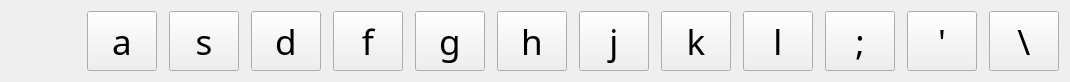
  <widget class="QWidget" name="layoutWidget">
   <property name="geometry">
    <rect>
     <x>10</x>
     <y>160</y>
     <width>1062</width>
     <height>62</height>
    </rect>
   </property>
   <property name="font">
    <font>
     <family>PT Sans</family>
     <pointsize>24</pointsize>
    </font>
   </property>
   <layout class="QHBoxLayout" name="hlRow2">
    <property name="spacing">
     <number>12</number>
    </property>
    <item>
     <spacer name="horizontalSpacer_4">
      <property name="font">
       <font>
        <family>PT Sans</family>
        <pointsize>24</pointsize>
       </font>
      </property>
      <property name="orientation">
       <enum>Qt::Horizontal</enum>
      </property>
      <property name="sizeType">
       <enum>QSizePolicy::Fixed</enum>
      </property>
      <property name="sizeHint" stdset="0">
       <size>
        <width>76</width>
        <height>20</height>
       </size>
      </property>
     </spacer>
    </item>
    <item>
     <widget class="QToolButton" name="KEY_A">
      <property name="sizePolicy">
       <sizepolicy hsizetype="MinimumExpanding" vsizetype="MinimumExpanding">
        <horstretch>0</horstretch>
        <verstretch>0</verstretch>
       </sizepolicy>
      </property>
      <property name="minimumSize">
       <size>
        <width>70</width>
        <height>60</height>
       </size>
      </property>
      <property name="maximumSize">
       <size>
        <width>70</width>
        <height>60</height>
       </size>
      </property>
      <property name="font">
       <font>
        <family>PT Sans</family>
        <pointsize>26</pointsize>
       </font>
      </property>
      <property name="focusPolicy">
       <enum>Qt::NoFocus</enum>
      </property>
      <property name="text">
       <string>a</string>
      </property>
     </widget>
    </item>
    <item>
     <widget class="QToolButton" name="KEY_S">
      <property name="sizePolicy">
       <sizepolicy hsizetype="MinimumExpanding" vsizetype="MinimumExpanding">
        <horstretch>0</horstretch>
        <verstretch>0</verstretch>
       </sizepolicy>
      </property>
      <property name="minimumSize">
       <size>
        <width>70</width>
        <height>60</height>
       </size>
      </property>
      <property name="maximumSize">
       <size>
        <width>70</width>
        <height>60</height>
       </size>
      </property>
      <property name="font">
       <font>
        <family>PT Sans</family>
        <pointsize>26</pointsize>
       </font>
      </property>
      <property name="focusPolicy">
       <enum>Qt::NoFocus</enum>
      </property>
      <property name="text">
       <string>s</string>
      </property>
     </widget>
    </item>
    <item>
     <widget class="QToolButton" name="KEY_D">
      <property name="sizePolicy">
       <sizepolicy hsizetype="MinimumExpanding" vsizetype="MinimumExpanding">
        <horstretch>0</horstretch>
        <verstretch>0</verstretch>
       </sizepolicy>
      </property>
      <property name="minimumSize">
       <size>
        <width>70</width>
        <height>60</height>
       </size>
      </property>
      <property name="maximumSize">
       <size>
        <width>70</width>
        <height>60</height>
       </size>
      </property>
      <property name="font">
       <font>
        <family>PT Sans</family>
        <pointsize>26</pointsize>
       </font>
      </property>
      <property name="focusPolicy">
       <enum>Qt::NoFocus</enum>
      </property>
      <property name="text">
       <string>d</string>
      </property>
     </widget>
    </item>
    <item>
     <widget class="QToolButton" name="KEY_F">
      <property name="sizePolicy">
       <sizepolicy hsizetype="MinimumExpanding" vsizetype="MinimumExpanding">
        <horstretch>0</horstretch>
        <verstretch>0</verstretch>
       </sizepolicy>
      </property>
      <property name="minimumSize">
       <size>
        <width>70</width>
        <height>60</height>
       </size>
      </property>
      <property name="maximumSize">
       <size>
        <width>70</width>
        <height>60</height>
       </size>
      </property>
      <property name="font">
       <font>
        <family>PT Sans</family>
        <pointsize>26</pointsize>
       </font>
      </property>
      <property name="focusPolicy">
       <enum>Qt::NoFocus</enum>
      </property>
      <property name="text">
       <string>f</string>
      </property>
     </widget>
    </item>
    <item>
     <widget class="QToolButton" name="KEY_G">
      <property name="sizePolicy">
       <sizepolicy hsizetype="MinimumExpanding" vsizetype="MinimumExpanding">
        <horstretch>0</horstretch>
        <verstretch>0</verstretch>
       </sizepolicy>
      </property>
      <property name="minimumSize">
       <size>
        <width>70</width>
        <height>60</height>
       </size>
      </property>
      <property name="maximumSize">
       <size>
        <width>70</width>
        <height>60</height>
       </size>
      </property>
      <property name="font">
       <font>
        <family>PT Sans</family>
        <pointsize>26</pointsize>
       </font>
      </property>
      <property name="focusPolicy">
       <enum>Qt::NoFocus</enum>
      </property>
      <property name="text">
       <string>g</string>
      </property>
     </widget>
    </item>
    <item>
     <widget class="QToolButton" name="KEY_H">
      <property name="sizePolicy">
       <sizepolicy hsizetype="MinimumExpanding" vsizetype="MinimumExpanding">
        <horstretch>0</horstretch>
        <verstretch>0</verstretch>
       </sizepolicy>
      </property>
      <property name="minimumSize">
       <size>
        <width>70</width>
        <height>60</height>
       </size>
      </property>
      <property name="maximumSize">
       <size>
        <width>70</width>
        <height>60</height>
       </size>
      </property>
      <property name="font">
       <font>
        <family>PT Sans</family>
        <pointsize>26</pointsize>
       </font>
      </property>
      <property name="focusPolicy">
       <enum>Qt::NoFocus</enum>
      </property>
      <property name="text">
       <string>h</string>
      </property>
     </widget>
    </item>
    <item>
     <widget class="QToolButton" name="KEY_J">
      <property name="sizePolicy">
       <sizepolicy hsizetype="MinimumExpanding" vsizetype="MinimumExpanding">
        <horstretch>0</horstretch>
        <verstretch>0</verstretch>
       </sizepolicy>
      </property>
      <property name="minimumSize">
       <size>
        <width>70</width>
        <height>60</height>
       </size>
      </property>
      <property name="maximumSize">
       <size>
        <width>70</width>
        <height>60</height>
       </size>
      </property>
      <property name="font">
       <font>
        <family>PT Sans</family>
        <pointsize>26</pointsize>
       </font>
      </property>
      <property name="focusPolicy">
       <enum>Qt::NoFocus</enum>
      </property>
      <property name="text">
       <string>j</string>
      </property>
     </widget>
    </item>
    <item>
     <widget class="QToolButton" name="KEY_K">
      <property name="sizePolicy">
       <sizepolicy hsizetype="MinimumExpanding" vsizetype="MinimumExpanding">
        <horstretch>0</horstretch>
        <verstretch>0</verstretch>
       </sizepolicy>
      </property>
      <property name="minimumSize">
       <size>
        <width>70</width>
        <height>60</height>
       </size>
      </property>
      <property name="maximumSize">
       <size>
        <width>70</width>
        <height>60</height>
       </size>
      </property>
      <property name="font">
       <font>
        <family>PT Sans</family>
        <pointsize>26</pointsize>
       </font>
      </property>
      <property name="focusPolicy">
       <enum>Qt::NoFocus</enum>
      </property>
      <property name="text">
       <string>k</string>
      </property>
     </widget>
    </item>
    <item>
     <widget class="QToolButton" name="KEY_L">
      <property name="sizePolicy">
       <sizepolicy hsizetype="MinimumExpanding" vsizetype="MinimumExpanding">
        <horstretch>0</horstretch>
        <verstretch>0</verstretch>
       </sizepolicy>
      </property>
      <property name="minimumSize">
       <size>
        <width>70</width>
        <height>60</height>
       </size>
      </property>
      <property name="maximumSize">
       <size>
        <width>70</width>
        <height>60</height>
       </size>
      </property>
      <property name="font">
       <font>
        <family>PT Sans</family>
        <pointsize>26</pointsize>
       </font>
      </property>
      <property name="focusPolicy">
       <enum>Qt::NoFocus</enum>
      </property>
      <property name="text">
       <string>l</string>
      </property>
     </widget>
    </item>
    <item>
     <widget class="QToolButton" name="KEY_SEMICOLON">
      <property name="sizePolicy">
       <sizepolicy hsizetype="Minimum" vsizetype="Minimum">
        <horstretch>0</horstretch>
        <verstretch>0</verstretch>
       </sizepolicy>
      </property>
      <property name="minimumSize">
       <size>
        <width>70</width>
        <height>60</height>
       </size>
      </property>
      <property name="maximumSize">
       <size>
        <width>70</width>
        <height>60</height>
       </size>
      </property>
      <property name="font">
       <font>
        <family>PT Sans</family>
        <pointsize>26</pointsize>
       </font>
      </property>
      <property name="focusPolicy">
       <enum>Qt::NoFocus</enum>
      </property>
      <property name="text">
       <string>;</string>
      </property>
     </widget>
    </item>
    <item>
     <widget class="QToolButton" name="KEY_APOSTROPHE">
      <property name="sizePolicy">
       <sizepolicy hsizetype="MinimumExpanding" vsizetype="MinimumExpanding">
        <horstretch>0</horstretch>
        <verstretch>0</verstretch>
       </sizepolicy>
      </property>
      <property name="minimumSize">
       <size>
        <width>70</width>
        <height>60</height>
       </size>
      </property>
      <property name="maximumSize">
       <size>
        <width>70</width>
        <height>60</height>
       </size>
      </property>
      <property name="font">
       <font>
        <family>PT Sans</family>
        <pointsize>26</pointsize>
       </font>
      </property>
      <property name="focusPolicy">
       <enum>Qt::NoFocus</enum>
      </property>
      <property name="text">
       <string>'</string>
      </property>
     </widget>
    </item>
    <item>
     <widget class="QToolButton" name="KEY_BACKSLASH">
      <property name="sizePolicy">
       <sizepolicy hsizetype="MinimumExpanding" vsizetype="MinimumExpanding">
        <horstretch>0</horstretch>
        <verstretch>0</verstretch>
       </sizepolicy>
      </property>
      <property name="minimumSize">
       <size>
        <width>70</width>
        <height>60</height>
       </size>
      </property>
      <property name="maximumSize">
       <size>
        <width>70</width>
        <height>60</height>
       </size>
      </property>
      <property name="font">
       <font>
        <family>PT Sans</family>
        <pointsize>26</pointsize>
       </font>
      </property>
      <property name="focusPolicy">
       <enum>Qt::NoFocus</enum>
      </property>
      <property name="text">
       <string>\</string>
      </property>
     </widget>
    </item>
   </layout>
  </widget>
